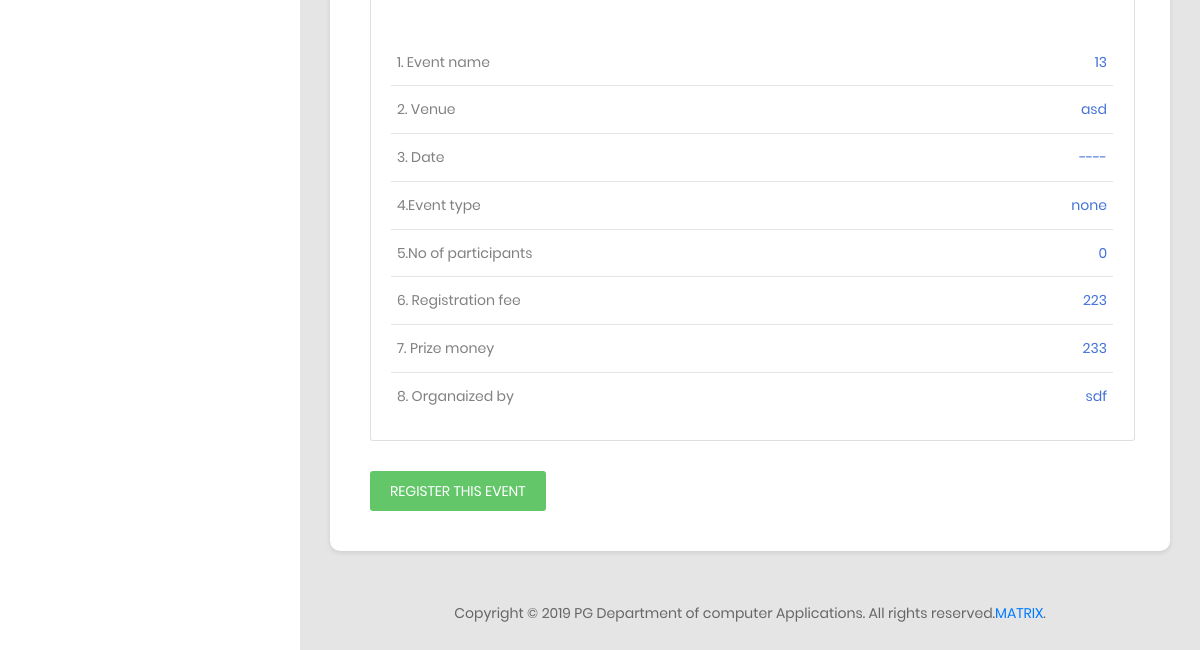
Page /event/ (lower part) on the earlier database version.
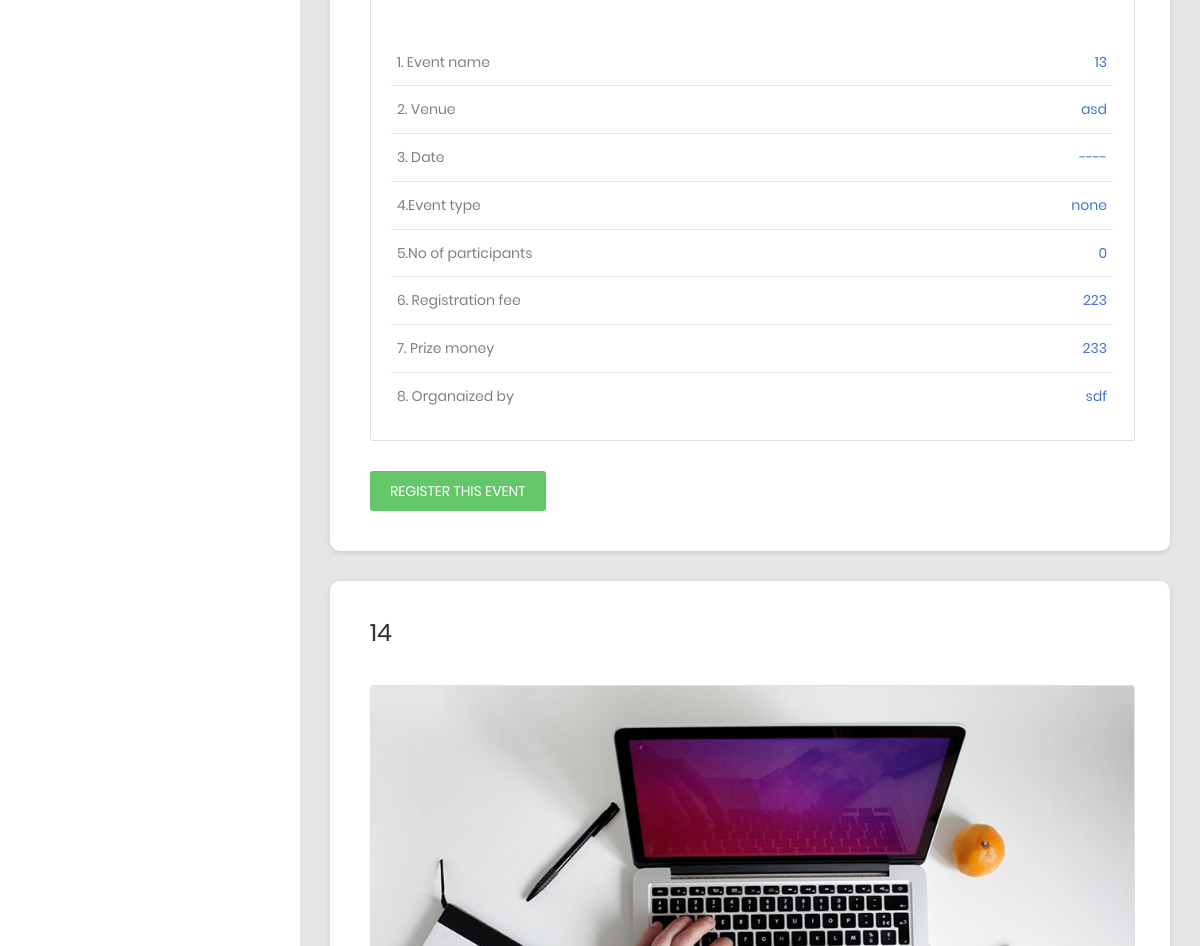
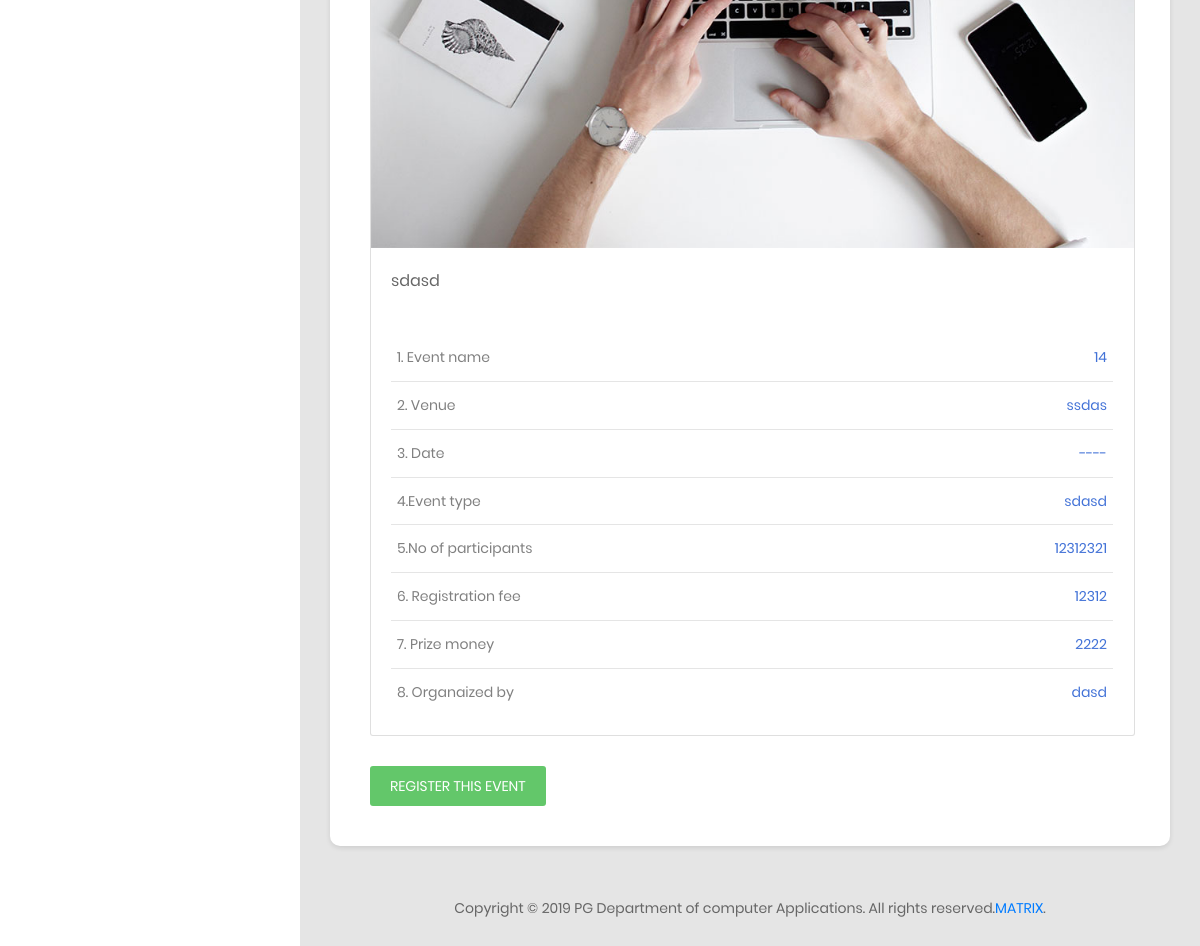
Same page on the later database version (2 pictures, top to bottom).
### EventApp/models.py (models this page shows)
class Admin(models.Model):
    eventid = models.IntegerField(primary_key=True)
    eventname = models.CharField(max_length=25)
    venue = models.TextField()
    regfee = models.IntegerField()
    tpm = models.IntegerField()
    ddepartment = models.CharField(max_length=200)
    descreption = models.TextField()
    brochure = models.ImageField()
    eventcategory=models.TextField()
    parti=models.IntegerField()
    edate=models.DateField(default=date.today())

### EventApp/views.py (the view)
# urls.py: path('event/', views.event, name='event'),
def event(request):
    ob=Admin.objects.all()
    ob1=departmentn.objects.all()
    ob2=months.objects.all()
    ob3=week.objects.all()
    return render(request, 'enduser/event.html', context={'data': ob,'data1':ob1,'data2':ob2,'data3':ob3})

### EventApp/templates/enduser/event.html (shortened to what the changed rows need)
{% load static %}
<!DOCTYPE html>
<html lang="en">
<head>
    <link href="{% static 'css/font-face.css' %}" rel="stylesheet" media="all">
    <link href="{% static 'vendor/font-awesome-4.7/css/font-awesome.min.css' %}" rel="stylesheet" media="all">
    <link href="{% static 'vendor/font-awesome-5/css/fontawesome-all.min.css' %}" rel="stylesheet" media="all">
    <link href="{% static 'vendor/mdi-font/css/material-design-iconic-font.min.css' %}" rel="stylesheet" media="all">
    <link href="{% static 'vendor/bootstrap-4.1/bootstrap.min.css' %}" rel="stylesheet" media="all">
    <link href="{% static 'vendor/animsition/animsition.min.css' %}" rel="stylesheet" media="all">
    <link href="{% static 'vendor/bootstrap-progressbar/bootstrap-progressbar-3.3.4.min.css' %}" rel="stylesheet" media="all">
    <link href="{% static 'vendor/wow/animate.css' %}" rel="stylesheet" media="all">
    <link href="{% static 'vendor/css-hamburgers/hamburgers.min.css' %}" rel="stylesheet" media="all">
    <link href="{% static 'vendor/slick/slick.css' %}" rel="stylesheet" media="all">
    <link href="{% static 'vendor/select2/select2.min.css' %}" rel="stylesheet" media="all">
    <link href="{% static 'vendor/perfect-scrollbar/perfect-scrollbar.css' %}" rel="stylesheet" media="all">
    <link href="{% static 'css/theme.css' %}" rel="stylesheet" media="all">
</head>
<body class="animsition">
    <div class="page-wrapper">
        <div class="page-container" >
            <div class="main-content">
             <form method="GET">
                <div class="section__content section__content--p30">
                    <div class="container-fluid">
                        <div class="row">
                        {% for item in data %}
                            <div class="au-card m-b-30">
                                    <div class="au-card-inner">
                                        <h3 class="title-2 m-b-40">{{item.eventid}}</h3>
                                         <div class="card">
                                            <img class="card-img-top" src="{% static 'images/bg-title-01.jpg' %}" alt="Card image cap">
                                             <div class="card-body">
                                                 <p class="card-text">{{item.descreption}}</p>
                                             </div>
                                             <div class="card-body card-block">
                                                <div class="table-responsive">
                                                <form method="GET">
                                                     <table class="table table-top-campaign">
                                                            <tr>
                                                                 <td>1. Event name</td>
                                                                 <td>{{item.eventid}}</td>
                                                            </tr>
                                                         <tr>
                                                    <td>2. Venue</td>
                                                    <td>{{item.eventname}}</td>
                                                </tr>
                                                <tr>
                                                    <td>3. Date</td>
                                                    <td>----</td>
                                                </tr>
                                                <tr>
                                                    <td>4.Event type</td>
                                                    <td>{{item.eventcategory}}</td>
                                                </tr>
                                                <tr>
                                                    <td>5.No of participants</td>
                                                    <td>{{item.parti}}</td>
                                                </tr>
                                                <tr>
                                                    <td>6. Registration fee</td>
                                                    <td>{{item.regfee}}</td>
                                                </tr>
                                                <tr>
                                                    <td>7. Prize money</td>
                                                    <td>{{item.tpm}}</td>
                                                </tr>
                                                <tr>
                                                    <td>8. Organaized by</td>
                                                    <td>{{item.ddepartment}}</td>
                                                </tr>
                                                     </table>
                                                 </form>
                                                </div>
                                             </div>
                                         </div>
                                    </div>
                                <a href="/log">
                                <button onclick="location.href='/log'" class="au-btn au-btn-icon au-btn--green au-btn--small">
                                        Register this event</button>
                                </a>
                                </div>
                        {% endfor %}
                        </div>
                    </div>
                </div>
             </form>
            </div>
        </div>
    </div>
</body>
</html>

Differences in the rows shown:
added Admin: eventid "14", descreption "sdasd", eventname "ssdas", eventcategory "sdasd", parti "12312321", regfee "12312", tpm "2222", ddepartment "dasd"
